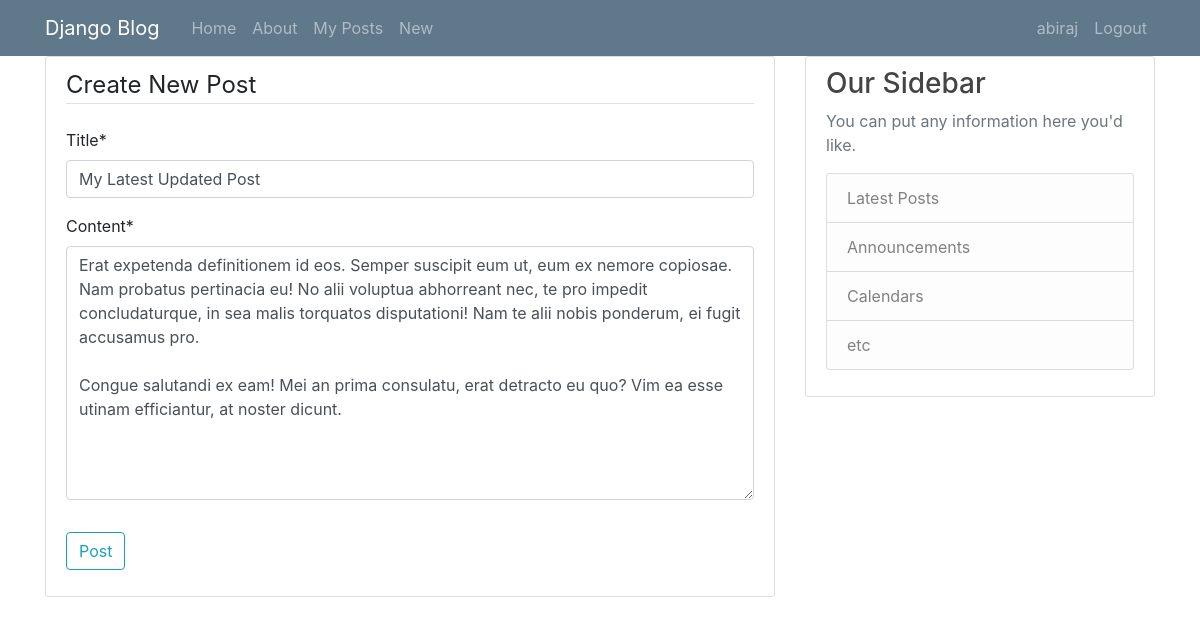
Screenshot of /blog/post/30/update (signed in) with the database file from the repository.
### blog/models.py (models this page shows, shortened)
class Post(models.Model):
	title = models.CharField(max_length =100)
	content = models.TextField()
	date_posted = models.DateTimeField(default=timezone.now)
	author = models.ForeignKey(User, on_delete=models.CASCADE)

### blog/views.py (the view, shortened to what this page needs)
# urls.py: path('post/<int:pk>/update',views.PostUpdateView.as_view(),name ='update'),
class PostUpdateView(LoginRequiredMixin,UserPassesTestMixin, UpdateView):
	model=Post
	fields = ['title','content']
	def test_func(self):
		post=self.get_object()
		if post.author == self.request.user:
			return True
		else:return False
		return super().form_valid(form)

### blog/templates/blog/post_form.html (shortened to what this page needs)
{% extends 'blog/__base.html'%}
{% load crispy_forms_tags %}
{% block content %}
	<div class="content-section">
		<form method ="POST">
			<fieldset class="form-group">
				<legend class="border-bottom mb-4">Create New Post</legend>
				{% if form %}{{form | crispy}}{%endif%}
			</fieldset>
			<div class="form-group">
				<button class="btn btn-outline-info" type="submit">Post</button>
			</div>
		</form>
	</div>
{% endblock content %}

### blog/templates/blog/__base.html (shortened to what this page needs)
<!DOCTYPE html>
{%load static %}
<html>
<head>
  <link rel="stylesheet" href="https://stackpath.bootstrapcdn.com/bootstrap/4.3.1/css/bootstrap.min.css">
	<link rel="stylesheet" type="text/css" href="{% static 'blog/css/main.css' %}">
	<link rel="stylesheet" type="text/css" href="{% static 'blog/css/bootstrap.min.css' %}">
</head>
<body>
	<header class="site-header">
    <nav class="navbar navbar-expand-md navbar-dark bg-steel sticky-top">
      <div class="container">
        <a class="navbar-brand mr-4" href="{% url 'blog:home' %}">Django Blog</a>
        <div class="collapse navbar-collapse" id="navbarToggle">
          <div class="navbar-nav mr-auto">
            <a class="nav-item nav-link" href="{% url 'blog:home' %}">Home</a>
            <a class="nav-item nav-link" href="{% url 'blog:about' %}">About</a>
            {% if user.is_authenticated %}<a class="nav-item nav-link" href="{% url 'blog:userposts' user.username %}">My Posts</a><a class="nav-item nav-link" href="{% url 'blog:create' %}">New</a>{% endif %}
          </div>
          <div class="navbar-nav">
          	{% if user.is_authenticated %}
							<a class="nav-item nav-link"href="{% url 'users:profile' user.username %}">{{user.username}}</a>
							<a class="nav-item nav-link"href="{% url 'users:logout' %}">Logout</a>
          	{% else %}
	            <a class="nav-item nav-link" href="{% url 'users:login' %}">Login</a>
	            <a class="nav-item nav-link" href="{% url 'users:register' %}">Register</a>
            {% endif %}
          </div>
        </div>
      </div>
    </nav>
  </header>
	<div role="main" class="container" style="position:relative;">
    <div class="row">
      <div class="col-md-8">
        {% block content %}{% endblock %}
      </div>
      <div class="col-md-4">
        <div class="content-section">
          <h3>Our Sidebar</h3>
          <p class='text-muted'>You can put any information here you'd like.
            <ul class="list-group">
              <li class="list-group-item list-group-item-light">Latest Posts</li>
              <li class="list-group-item list-group-item-light">Announcements</li>
              <li class="list-group-item list-group-item-light">Calendars</li>
              <li class="list-group-item list-group-item-light">etc</li>
            </ul>
          </p>
        </div>
      </div>
    </div>
  </div>
</body>
</html>

### blog/static/blog/css/main.css (style rules this page uses)
body { background: #fafafa; color: #333333; margin-top: 5rem; }
h1, h2, h3, h4, h5, h6 { color: #444444; }
ul { margin: 0; }
.bg-steel { background-color: #5f788a; }
.site-header .navbar-nav .nav-link { color: #cbd5db; }
.content-section { background: #ffffff; padding: 10px 20px; border: 1px solid #dddddd; border-radius: 3px; margin-bottom: 20px; }

### rows the page displays
Post: title "My Latest Updated Post", content "Erat expetenda definitionem id eos. Semper suscipit eum ut, eum ex nemore copiosae. Nam probatus pertinacia eu! No alii voluptua abhorreant nec, te pro impedit concludaturque, in sea malis torquatos disputationi! Nam te alii nobis ponderum, ei fugit accusamus pro. Congue salutandi ex eam! Mei an prima consulatu, erat detracto eu quo? Vim ea esse utinam efficiantur, at noster dicunt."

### other values shown
{{ user.username }} "abiraj"
